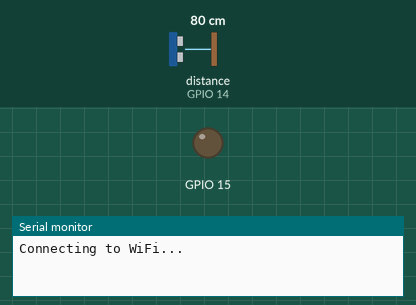
A sketch run on a simulated ESP32. On the bench: output pins drawn as LEDs (lit = HIGH), the last lines printed to the serial monitor. Wiring (inferred from the names in the program): ultrasonic range finder: trigger GPIO 12; echo GPIO 14. The inputs (shaded band) are chosen by the test bench; at power-on: distance to the obstacle (sensor on GPIO 14) 80 cm. The echo pulse lasts 58.3 µs per cm; WiFi joins after 1.5 s; servers stay silent unless stated; pins used as bus, display or sensor lines are not drawn.

Above: at 1.3 s.
At 2.7 s:
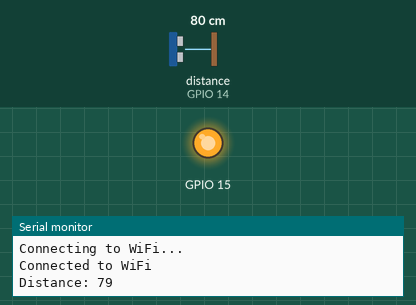
Timing chart, 0 to 4.2 s (numbered marks = the images above):
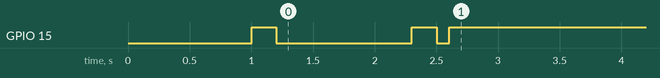

The sketch:

Trash_bin.ino
```cpp
#include <WiFi.h>
#include <FirebaseESP32.h>

// Set up your Firebase credentials
#define FIREBASE_HOST "iwms-v2-default-rtdb.firebaseio.com"
#define FIREBASE_AUTH "esdVYaMPGNYmO7lQxmIZXXpadQv6CHSZQzPt2JVe"

// Set up your WiFi credentials
const char* ssid = "Redmi";
const char* password = "876543210";

const int trigPin = 12;
const int echoPin = 14;

// Create Firebase objects
FirebaseData firebaseData1;
FirebaseConfig firebaseConfig;
FirebaseAuth firebaseAuth;

// Timer variables
unsigned long previousMillis = 0;
const long interval = 1000; // Read every 1 second

void setup() {
  Serial.begin(115200);
  pinMode(15, OUTPUT);
  pinMode(trigPin, OUTPUT);
  pinMode(echoPin, INPUT);

  // Connect to WiFi
  WiFi.begin(ssid, password);
  while (WiFi.status() != WL_CONNECTED) {
    delay(1000);
    Serial.println("Connecting to WiFi...");
    digitalWrite(15, HIGH);
    delay(200);
    digitalWrite(15, LOW);
    delay(100);
  }
  Serial.println("Connected to WiFi");
  digitalWrite(15, HIGH);

  // Initialize Firebase
  firebaseConfig.host = FIREBASE_HOST;
  firebaseConfig.signer.tokens.legacy_token = FIREBASE_AUTH;
  Firebase.begin(&firebaseConfig, &firebaseAuth);
  Firebase.reconnectWiFi(true); // Ensure WiFi reconnects automatically
}

void loop() {
  unsigned long currentMillis = millis();

  // Call the ultrasonic reading function every second
  if (currentMillis - previousMillis >= interval) {
    previousMillis = currentMillis;
    ultrasonic_reading();
  }
}

void ultrasonic_reading() {
  digitalWrite(trigPin, LOW);
  delayMicroseconds(2);
  digitalWrite(trigPin, HIGH);
  delayMicroseconds(10);
  digitalWrite(trigPin, LOW);

  long duration = pulseIn(echoPin, HIGH);
  int distance = duration * 0.0343 / 2;
  if (distance >= 1000) {
    distance = 0;
  }

  Serial.print("Distance: ");
  Serial.println(distance);

  // Send the distance value to Firebase only if changed
  static int lastDistance = 0;
  if (distance != lastDistance) {
    Firebase.setInt(firebaseData1, "/Trash-Bin/Bin-1/", distance);
    lastDistance = distance;
  }
}
```
